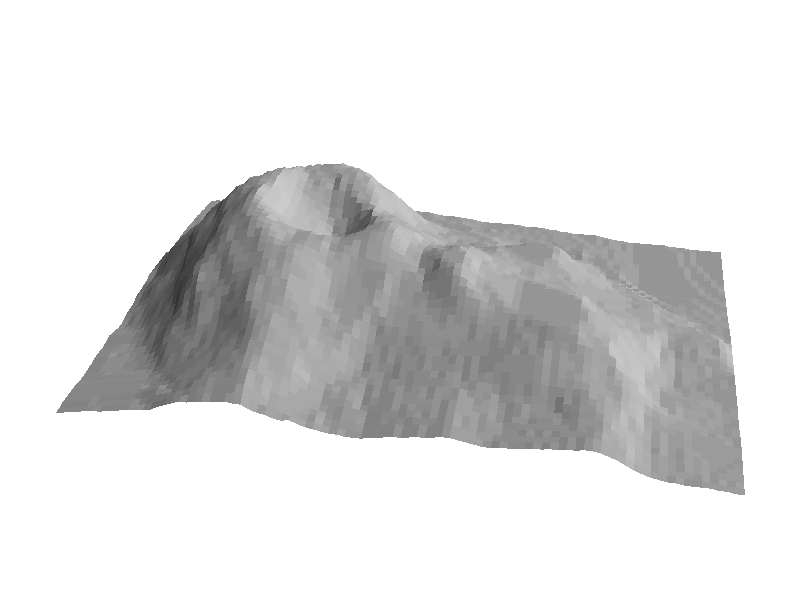
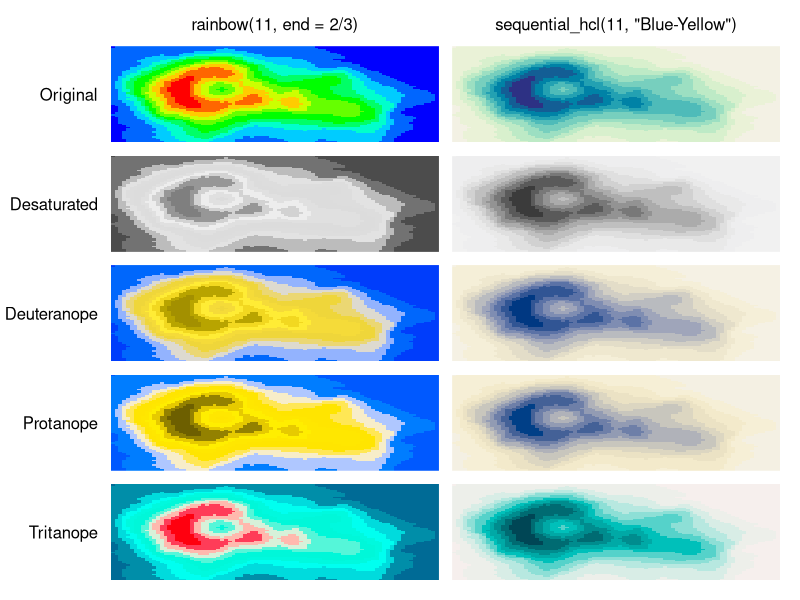
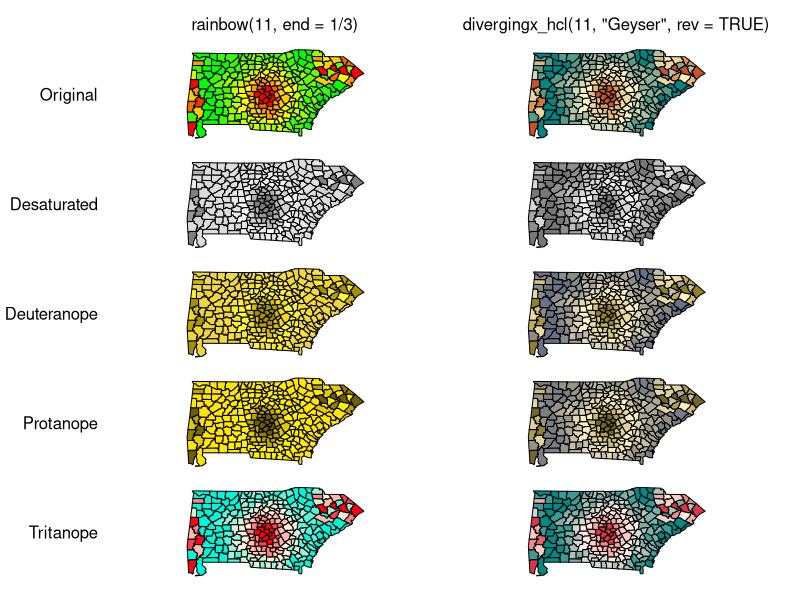

Recreate these plots in R, in order.
## ---- chunk 1
library("colorspace")
## ---- chunk 2
rainbow(11, end = 2/3)
deutan(rainbow(11, end = 2/3))
## ---- chunk 3
z <- 2 * volcano
x <- 10 * (1:nrow(z))
y <- 10 * (1:ncol(z))
par(mar = rep(0, 4))
persp(x, y, z, theta = 10, phi = 30, col = "lightgray", scale = FALSE,
  ltheta = 100, shade = 0.5, border = NA, box = FALSE)
## ---- chunk 4
par(mfrow = c(5, 2), mar = rep(0.5, 4), oma = c(1, 7.9, 3, 1), las = 1)
rain <- rainbow(11, end = 2/3)
blyl <- sequential_hcl(11, "Blue-Yellow")
demoplot(rain, "heatmap")
mtext("Original", side = 2, line = 1)
mtext("rainbow(11, end = 2/3)", line = 1)
demoplot(blyl, "heatmap")
mtext("sequential_hcl(11, \"Blue-Yellow\")", line = 1)
demoplot(desaturate(rain), "heatmap")
mtext("Desaturated", side = 2, line = 1)
demoplot(desaturate(blyl), "heatmap")
demoplot(deutan(rain), "heatmap")
mtext("Deuteranope", side = 2, line = 1)
demoplot(deutan(blyl), "heatmap")
demoplot(protan(rain), "heatmap")
mtext("Protanope", side = 2, line = 1)
demoplot(protan(blyl), "heatmap")
demoplot(tritan(rain), "heatmap")
mtext("Tritanope", side = 2, line = 1)
demoplot(tritan(blyl), "heatmap")
## ---- chunk 5
par(mfrow = c(5, 2), mar = rep(0.5, 4), oma = c(1, 7.9, 3, 1), las = 1)
rain <- rainbow(11, end = 1/3)
gysr <- divergingx_hcl(11, "Geyser", rev = TRUE)
demoplot(rain, "map")
mtext("Original", side = 2, line = 1)
mtext("rainbow(11, end = 1/3)", line = 1)
demoplot(gysr, "map")
mtext("divergingx_hcl(11, \"Geyser\", rev = TRUE)", line = 1)
demoplot(desaturate(rain), "map")
mtext("Desaturated", side = 2, line = 1)
demoplot(desaturate(gysr), "map")
demoplot(deutan(rain), "map")
mtext("Deuteranope", side = 2, line = 1)
demoplot(deutan(gysr), "map")
demoplot(protan(rain), "map")
mtext("Protanope", side = 2, line = 1)
demoplot(protan(gysr), "map")
demoplot(tritan(rain), "map")
mtext("Tritanope", side = 2, line = 1)
demoplot(tritan(gysr), "map")
